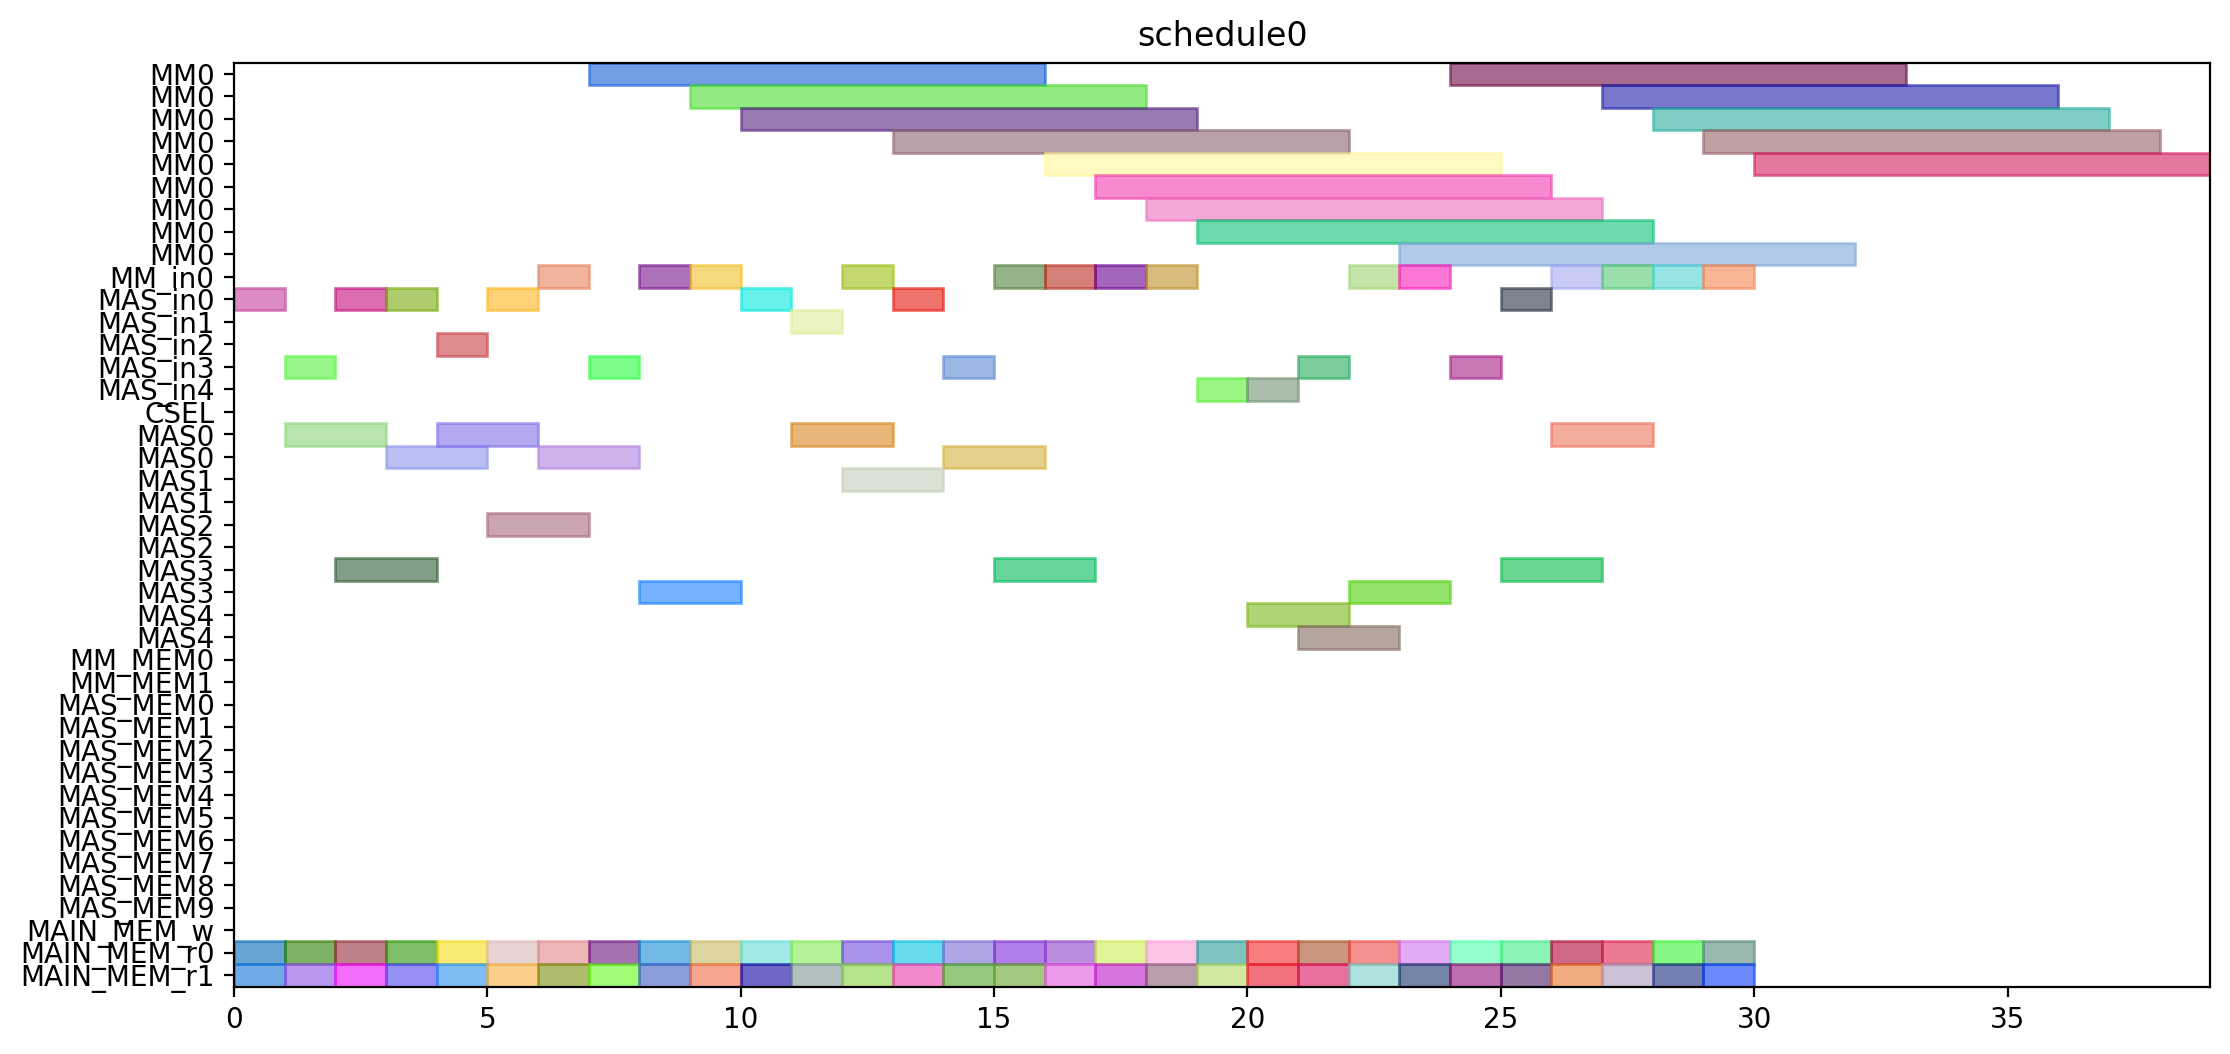

The Python source for this figure:
from pyschedule import Scenario, solvers, plotters, alt


def solve():
	horizon = 120
	S = Scenario("schedule0", horizon=horizon)

	# resource
	MM = S.Resources('MM', num=1, size=9)
	MM_in = S.Resources('MM_in', num=1)
	MAS_in = S.Resources('MAS_in', num=5)
	CSEL = S.Resource('CSEL')
	MAS = S.Resources('MAS', num=5, size=2, periods=range(1, horizon))
	MM_MEM = S.Resources('MM_MEM', num=2)
	MAS_MEM = S.Resources('MAS_MEM', num=10)
	MAIN_MEM_w = S.Resource('MAIN_MEM_w', size=1)
	MAIN_MEM_r = S.Resources('MAIN_MEM_r', num=2)

	# result of previous scheduling

	# new tasks
	r1_t0 = S.Task('r1_t0', length=9, delay_cost=1)
	r1_t0 += alt(MM)
	r1_t0_in = S.Task('r1_t0_in', length=1, delay_cost=1)
	r1_t0_in += alt(MM_in)
	S += r1_t0_in*MM_in[0]<=r1_t0*MM[0]
	r1_t0_mem0 = S.Task('r1_t0_mem0', length=1, delay_cost=1)
	r1_t0_mem0 += MAIN_MEM_r[0]
	S += r1_t0_mem0 <= r1_t0

	r1_t0_mem1 = S.Task('r1_t0_mem1', length=1, delay_cost=1)
	r1_t0_mem1 += MAIN_MEM_r[1]
	S += r1_t0_mem1 <= r1_t0

	r1_t1 = S.Task('r1_t1', length=9, delay_cost=1)
	r1_t1 += alt(MM)
	r1_t1_in = S.Task('r1_t1_in', length=1, delay_cost=1)
	r1_t1_in += alt(MM_in)
	S += r1_t1_in*MM_in[0]<=r1_t1*MM[0]
	r1_t1_mem0 = S.Task('r1_t1_mem0', length=1, delay_cost=1)
	r1_t1_mem0 += MAIN_MEM_r[0]
	S += r1_t1_mem0 <= r1_t1

	r1_t1_mem1 = S.Task('r1_t1_mem1', length=1, delay_cost=1)
	r1_t1_mem1 += MAIN_MEM_r[1]
	S += r1_t1_mem1 <= r1_t1

	r1_t2 = S.Task('r1_t2', length=2, delay_cost=1)
	r1_t2 += alt(MAS)
	r1_t2_in = S.Task('r1_t2_in', length=1, delay_cost=1)
	r1_t2_in += alt(MAS_in)
	S += r1_t2_in*MAS_in[0]<=r1_t2*MAS[0]

	S += r1_t2_in*MAS_in[1]<=r1_t2*MAS[1]

	S += r1_t2_in*MAS_in[2]<=r1_t2*MAS[2]

	S += r1_t2_in*MAS_in[3]<=r1_t2*MAS[3]

	S += r1_t2_in*MAS_in[4]<=r1_t2*MAS[4]

	r1_t2_mem0 = S.Task('r1_t2_mem0', length=1, delay_cost=1)
	r1_t2_mem0 += MAIN_MEM_r[0]
	S += r1_t2_mem0 <= r1_t2

	r1_t2_mem1 = S.Task('r1_t2_mem1', length=1, delay_cost=1)
	r1_t2_mem1 += MAIN_MEM_r[1]
	S += r1_t2_mem1 <= r1_t2

	r1_t3 = S.Task('r1_t3', length=2, delay_cost=1)
	r1_t3 += alt(MAS)
	r1_t3_in = S.Task('r1_t3_in', length=1, delay_cost=1)
	r1_t3_in += alt(MAS_in)
	S += r1_t3_in*MAS_in[0]<=r1_t3*MAS[0]

	S += r1_t3_in*MAS_in[1]<=r1_t3*MAS[1]

	S += r1_t3_in*MAS_in[2]<=r1_t3*MAS[2]

	S += r1_t3_in*MAS_in[3]<=r1_t3*MAS[3]

	S += r1_t3_in*MAS_in[4]<=r1_t3*MAS[4]

	r1_t3_mem0 = S.Task('r1_t3_mem0', length=1, delay_cost=1)
	r1_t3_mem0 += MAIN_MEM_r[0]
	S += r1_t3_mem0 <= r1_t3

	r1_t3_mem1 = S.Task('r1_t3_mem1', length=1, delay_cost=1)
	r1_t3_mem1 += MAIN_MEM_r[1]
	S += r1_t3_mem1 <= r1_t3

	r3_t0 = S.Task('r3_t0', length=9, delay_cost=1)
	r3_t0 += alt(MM)
	r3_t0_in = S.Task('r3_t0_in', length=1, delay_cost=1)
	r3_t0_in += alt(MM_in)
	S += r3_t0_in*MM_in[0]<=r3_t0*MM[0]
	r3_t0_mem0 = S.Task('r3_t0_mem0', length=1, delay_cost=1)
	r3_t0_mem0 += MAIN_MEM_r[0]
	S += r3_t0_mem0 <= r3_t0

	r3_t0_mem1 = S.Task('r3_t0_mem1', length=1, delay_cost=1)
	r3_t0_mem1 += MAIN_MEM_r[1]
	S += r3_t0_mem1 <= r3_t0

	r3_t1 = S.Task('r3_t1', length=9, delay_cost=1)
	r3_t1 += alt(MM)
	r3_t1_in = S.Task('r3_t1_in', length=1, delay_cost=1)
	r3_t1_in += alt(MM_in)
	S += r3_t1_in*MM_in[0]<=r3_t1*MM[0]
	r3_t1_mem0 = S.Task('r3_t1_mem0', length=1, delay_cost=1)
	r3_t1_mem0 += MAIN_MEM_r[0]
	S += r3_t1_mem0 <= r3_t1

	r3_t1_mem1 = S.Task('r3_t1_mem1', length=1, delay_cost=1)
	r3_t1_mem1 += MAIN_MEM_r[1]
	S += r3_t1_mem1 <= r3_t1

	r3_t2 = S.Task('r3_t2', length=2, delay_cost=1)
	r3_t2 += alt(MAS)
	r3_t2_in = S.Task('r3_t2_in', length=1, delay_cost=1)
	r3_t2_in += alt(MAS_in)
	S += r3_t2_in*MAS_in[0]<=r3_t2*MAS[0]

	S += r3_t2_in*MAS_in[1]<=r3_t2*MAS[1]

	S += r3_t2_in*MAS_in[2]<=r3_t2*MAS[2]

	S += r3_t2_in*MAS_in[3]<=r3_t2*MAS[3]

	S += r3_t2_in*MAS_in[4]<=r3_t2*MAS[4]

	r3_t2_mem0 = S.Task('r3_t2_mem0', length=1, delay_cost=1)
	r3_t2_mem0 += MAIN_MEM_r[0]
	S += r3_t2_mem0 <= r3_t2

	r3_t2_mem1 = S.Task('r3_t2_mem1', length=1, delay_cost=1)
	r3_t2_mem1 += MAIN_MEM_r[1]
	S += r3_t2_mem1 <= r3_t2

	r3_t3 = S.Task('r3_t3', length=2, delay_cost=1)
	r3_t3 += alt(MAS)
	r3_t3_in = S.Task('r3_t3_in', length=1, delay_cost=1)
	r3_t3_in += alt(MAS_in)
	S += r3_t3_in*MAS_in[0]<=r3_t3*MAS[0]

	S += r3_t3_in*MAS_in[1]<=r3_t3*MAS[1]

	S += r3_t3_in*MAS_in[2]<=r3_t3*MAS[2]

	S += r3_t3_in*MAS_in[3]<=r3_t3*MAS[3]

	S += r3_t3_in*MAS_in[4]<=r3_t3*MAS[4]

	r3_t3_mem0 = S.Task('r3_t3_mem0', length=1, delay_cost=1)
	r3_t3_mem0 += MAIN_MEM_r[0]
	S += r3_t3_mem0 <= r3_t3

	r3_t3_mem1 = S.Task('r3_t3_mem1', length=1, delay_cost=1)
	r3_t3_mem1 += MAIN_MEM_r[1]
	S += r3_t3_mem1 <= r3_t3

	r4_t0 = S.Task('r4_t0', length=9, delay_cost=1)
	r4_t0 += alt(MM)
	r4_t0_in = S.Task('r4_t0_in', length=1, delay_cost=1)
	r4_t0_in += alt(MM_in)
	S += r4_t0_in*MM_in[0]<=r4_t0*MM[0]
	r4_t0_mem0 = S.Task('r4_t0_mem0', length=1, delay_cost=1)
	r4_t0_mem0 += MAIN_MEM_r[0]
	S += r4_t0_mem0 <= r4_t0

	r4_t0_mem1 = S.Task('r4_t0_mem1', length=1, delay_cost=1)
	r4_t0_mem1 += MAIN_MEM_r[1]
	S += r4_t0_mem1 <= r4_t0

	r4_t1 = S.Task('r4_t1', length=9, delay_cost=1)
	r4_t1 += alt(MM)
	r4_t1_in = S.Task('r4_t1_in', length=1, delay_cost=1)
	r4_t1_in += alt(MM_in)
	S += r4_t1_in*MM_in[0]<=r4_t1*MM[0]
	r4_t1_mem0 = S.Task('r4_t1_mem0', length=1, delay_cost=1)
	r4_t1_mem0 += MAIN_MEM_r[0]
	S += r4_t1_mem0 <= r4_t1

	r4_t1_mem1 = S.Task('r4_t1_mem1', length=1, delay_cost=1)
	r4_t1_mem1 += MAIN_MEM_r[1]
	S += r4_t1_mem1 <= r4_t1

	r4_t2 = S.Task('r4_t2', length=2, delay_cost=1)
	r4_t2 += alt(MAS)
	r4_t2_in = S.Task('r4_t2_in', length=1, delay_cost=1)
	r4_t2_in += alt(MAS_in)
	S += r4_t2_in*MAS_in[0]<=r4_t2*MAS[0]

	S += r4_t2_in*MAS_in[1]<=r4_t2*MAS[1]

	S += r4_t2_in*MAS_in[2]<=r4_t2*MAS[2]

	S += r4_t2_in*MAS_in[3]<=r4_t2*MAS[3]

	S += r4_t2_in*MAS_in[4]<=r4_t2*MAS[4]

	r4_t2_mem0 = S.Task('r4_t2_mem0', length=1, delay_cost=1)
	r4_t2_mem0 += MAIN_MEM_r[0]
	S += r4_t2_mem0 <= r4_t2

	r4_t2_mem1 = S.Task('r4_t2_mem1', length=1, delay_cost=1)
	r4_t2_mem1 += MAIN_MEM_r[1]
	S += r4_t2_mem1 <= r4_t2

	r4_t3 = S.Task('r4_t3', length=2, delay_cost=1)
	r4_t3 += alt(MAS)
	r4_t3_in = S.Task('r4_t3_in', length=1, delay_cost=1)
	r4_t3_in += alt(MAS_in)
	S += r4_t3_in*MAS_in[0]<=r4_t3*MAS[0]

	S += r4_t3_in*MAS_in[1]<=r4_t3*MAS[1]

	S += r4_t3_in*MAS_in[2]<=r4_t3*MAS[2]

	S += r4_t3_in*MAS_in[3]<=r4_t3*MAS[3]

	S += r4_t3_in*MAS_in[4]<=r4_t3*MAS[4]

	r4_t3_mem0 = S.Task('r4_t3_mem0', length=1, delay_cost=1)
	r4_t3_mem0 += MAIN_MEM_r[0]
	S += r4_t3_mem0 <= r4_t3

	r4_t3_mem1 = S.Task('r4_t3_mem1', length=1, delay_cost=1)
	r4_t3_mem1 += MAIN_MEM_r[1]
	S += r4_t3_mem1 <= r4_t3

	r5_t0 = S.Task('r5_t0', length=9, delay_cost=1)
	r5_t0 += alt(MM)
	r5_t0_in = S.Task('r5_t0_in', length=1, delay_cost=1)
	r5_t0_in += alt(MM_in)
	S += r5_t0_in*MM_in[0]<=r5_t0*MM[0]
	r5_t0_mem0 = S.Task('r5_t0_mem0', length=1, delay_cost=1)
	r5_t0_mem0 += MAIN_MEM_r[0]
	S += r5_t0_mem0 <= r5_t0

	r5_t0_mem1 = S.Task('r5_t0_mem1', length=1, delay_cost=1)
	r5_t0_mem1 += MAIN_MEM_r[1]
	S += r5_t0_mem1 <= r5_t0

	r5_t1 = S.Task('r5_t1', length=9, delay_cost=1)
	r5_t1 += alt(MM)
	r5_t1_in = S.Task('r5_t1_in', length=1, delay_cost=1)
	r5_t1_in += alt(MM_in)
	S += r5_t1_in*MM_in[0]<=r5_t1*MM[0]
	r5_t1_mem0 = S.Task('r5_t1_mem0', length=1, delay_cost=1)
	r5_t1_mem0 += MAIN_MEM_r[0]
	S += r5_t1_mem0 <= r5_t1

	r5_t1_mem1 = S.Task('r5_t1_mem1', length=1, delay_cost=1)
	r5_t1_mem1 += MAIN_MEM_r[1]
	S += r5_t1_mem1 <= r5_t1

	r5_t2 = S.Task('r5_t2', length=2, delay_cost=1)
	r5_t2 += alt(MAS)
	r5_t2_in = S.Task('r5_t2_in', length=1, delay_cost=1)
	r5_t2_in += alt(MAS_in)
	S += r5_t2_in*MAS_in[0]<=r5_t2*MAS[0]

	S += r5_t2_in*MAS_in[1]<=r5_t2*MAS[1]

	S += r5_t2_in*MAS_in[2]<=r5_t2*MAS[2]

	S += r5_t2_in*MAS_in[3]<=r5_t2*MAS[3]

	S += r5_t2_in*MAS_in[4]<=r5_t2*MAS[4]

	r5_t2_mem0 = S.Task('r5_t2_mem0', length=1, delay_cost=1)
	r5_t2_mem0 += MAIN_MEM_r[0]
	S += r5_t2_mem0 <= r5_t2

	r5_t2_mem1 = S.Task('r5_t2_mem1', length=1, delay_cost=1)
	r5_t2_mem1 += MAIN_MEM_r[1]
	S += r5_t2_mem1 <= r5_t2

	r5_t3 = S.Task('r5_t3', length=2, delay_cost=1)
	r5_t3 += alt(MAS)
	r5_t3_in = S.Task('r5_t3_in', length=1, delay_cost=1)
	r5_t3_in += alt(MAS_in)
	S += r5_t3_in*MAS_in[0]<=r5_t3*MAS[0]

	S += r5_t3_in*MAS_in[1]<=r5_t3*MAS[1]

	S += r5_t3_in*MAS_in[2]<=r5_t3*MAS[2]

	S += r5_t3_in*MAS_in[3]<=r5_t3*MAS[3]

	S += r5_t3_in*MAS_in[4]<=r5_t3*MAS[4]

	r5_t3_mem0 = S.Task('r5_t3_mem0', length=1, delay_cost=1)
	r5_t3_mem0 += MAIN_MEM_r[0]
	S += r5_t3_mem0 <= r5_t3

	r5_t3_mem1 = S.Task('r5_t3_mem1', length=1, delay_cost=1)
	r5_t3_mem1 += MAIN_MEM_r[1]
	S += r5_t3_mem1 <= r5_t3

	r6_t0 = S.Task('r6_t0', length=9, delay_cost=1)
	r6_t0 += alt(MM)
	r6_t0_in = S.Task('r6_t0_in', length=1, delay_cost=1)
	r6_t0_in += alt(MM_in)
	S += r6_t0_in*MM_in[0]<=r6_t0*MM[0]
	r6_t0_mem0 = S.Task('r6_t0_mem0', length=1, delay_cost=1)
	r6_t0_mem0 += MAIN_MEM_r[0]
	S += r6_t0_mem0 <= r6_t0

	r6_t0_mem1 = S.Task('r6_t0_mem1', length=1, delay_cost=1)
	r6_t0_mem1 += MAIN_MEM_r[1]
	S += r6_t0_mem1 <= r6_t0

	r6_t1 = S.Task('r6_t1', length=9, delay_cost=1)
	r6_t1 += alt(MM)
	r6_t1_in = S.Task('r6_t1_in', length=1, delay_cost=1)
	r6_t1_in += alt(MM_in)
	S += r6_t1_in*MM_in[0]<=r6_t1*MM[0]
	r6_t1_mem0 = S.Task('r6_t1_mem0', length=1, delay_cost=1)
	r6_t1_mem0 += MAIN_MEM_r[0]
	S += r6_t1_mem0 <= r6_t1

	r6_t1_mem1 = S.Task('r6_t1_mem1', length=1, delay_cost=1)
	r6_t1_mem1 += MAIN_MEM_r[1]
	S += r6_t1_mem1 <= r6_t1

	r6_t2 = S.Task('r6_t2', length=2, delay_cost=1)
	r6_t2 += alt(MAS)
	r6_t2_in = S.Task('r6_t2_in', length=1, delay_cost=1)
	r6_t2_in += alt(MAS_in)
	S += r6_t2_in*MAS_in[0]<=r6_t2*MAS[0]

	S += r6_t2_in*MAS_in[1]<=r6_t2*MAS[1]

	S += r6_t2_in*MAS_in[2]<=r6_t2*MAS[2]

	S += r6_t2_in*MAS_in[3]<=r6_t2*MAS[3]

	S += r6_t2_in*MAS_in[4]<=r6_t2*MAS[4]

	r6_t2_mem0 = S.Task('r6_t2_mem0', length=1, delay_cost=1)
	r6_t2_mem0 += MAIN_MEM_r[0]
	S += r6_t2_mem0 <= r6_t2

	r6_t2_mem1 = S.Task('r6_t2_mem1', length=1, delay_cost=1)
	r6_t2_mem1 += MAIN_MEM_r[1]
	S += r6_t2_mem1 <= r6_t2

	r6_t3 = S.Task('r6_t3', length=2, delay_cost=1)
	r6_t3 += alt(MAS)
	r6_t3_in = S.Task('r6_t3_in', length=1, delay_cost=1)
	r6_t3_in += alt(MAS_in)
	S += r6_t3_in*MAS_in[0]<=r6_t3*MAS[0]

	S += r6_t3_in*MAS_in[1]<=r6_t3*MAS[1]

	S += r6_t3_in*MAS_in[2]<=r6_t3*MAS[2]

	S += r6_t3_in*MAS_in[3]<=r6_t3*MAS[3]

	S += r6_t3_in*MAS_in[4]<=r6_t3*MAS[4]

	r6_t3_mem0 = S.Task('r6_t3_mem0', length=1, delay_cost=1)
	r6_t3_mem0 += MAIN_MEM_r[0]
	S += r6_t3_mem0 <= r6_t3

	r6_t3_mem1 = S.Task('r6_t3_mem1', length=1, delay_cost=1)
	r6_t3_mem1 += MAIN_MEM_r[1]
	S += r6_t3_mem1 <= r6_t3

	r9_t2 = S.Task('r9_t2', length=2, delay_cost=1)
	r9_t2 += alt(MAS)
	r9_t2_in = S.Task('r9_t2_in', length=1, delay_cost=1)
	r9_t2_in += alt(MAS_in)
	S += r9_t2_in*MAS_in[0]<=r9_t2*MAS[0]

	S += r9_t2_in*MAS_in[1]<=r9_t2*MAS[1]

	S += r9_t2_in*MAS_in[2]<=r9_t2*MAS[2]

	S += r9_t2_in*MAS_in[3]<=r9_t2*MAS[3]

	S += r9_t2_in*MAS_in[4]<=r9_t2*MAS[4]

	r9_t2_mem0 = S.Task('r9_t2_mem0', length=1, delay_cost=1)
	r9_t2_mem0 += MAIN_MEM_r[0]
	S += r9_t2_mem0 <= r9_t2

	r9_t2_mem1 = S.Task('r9_t2_mem1', length=1, delay_cost=1)
	r9_t2_mem1 += MAIN_MEM_r[1]
	S += r9_t2_mem1 <= r9_t2

	r12_t0 = S.Task('r12_t0', length=9, delay_cost=1)
	r12_t0 += alt(MM)
	r12_t0_in = S.Task('r12_t0_in', length=1, delay_cost=1)
	r12_t0_in += alt(MM_in)
	S += r12_t0_in*MM_in[0]<=r12_t0*MM[0]
	r12_t0_mem0 = S.Task('r12_t0_mem0', length=1, delay_cost=1)
	r12_t0_mem0 += MAIN_MEM_r[0]
	S += r12_t0_mem0 <= r12_t0

	r12_t0_mem1 = S.Task('r12_t0_mem1', length=1, delay_cost=1)
	r12_t0_mem1 += MAIN_MEM_r[1]
	S += r12_t0_mem1 <= r12_t0

	r12_t1 = S.Task('r12_t1', length=9, delay_cost=1)
	r12_t1 += alt(MM)
	r12_t1_in = S.Task('r12_t1_in', length=1, delay_cost=1)
	r12_t1_in += alt(MM_in)
	S += r12_t1_in*MM_in[0]<=r12_t1*MM[0]
	r12_t1_mem0 = S.Task('r12_t1_mem0', length=1, delay_cost=1)
	r12_t1_mem0 += MAIN_MEM_r[0]
	S += r12_t1_mem0 <= r12_t1

	r12_t1_mem1 = S.Task('r12_t1_mem1', length=1, delay_cost=1)
	r12_t1_mem1 += MAIN_MEM_r[1]
	S += r12_t1_mem1 <= r12_t1

	r12_t2 = S.Task('r12_t2', length=2, delay_cost=1)
	r12_t2 += alt(MAS)
	r12_t2_in = S.Task('r12_t2_in', length=1, delay_cost=1)
	r12_t2_in += alt(MAS_in)
	S += r12_t2_in*MAS_in[0]<=r12_t2*MAS[0]

	S += r12_t2_in*MAS_in[1]<=r12_t2*MAS[1]

	S += r12_t2_in*MAS_in[2]<=r12_t2*MAS[2]

	S += r12_t2_in*MAS_in[3]<=r12_t2*MAS[3]

	S += r12_t2_in*MAS_in[4]<=r12_t2*MAS[4]

	r12_t2_mem0 = S.Task('r12_t2_mem0', length=1, delay_cost=1)
	r12_t2_mem0 += MAIN_MEM_r[0]
	S += r12_t2_mem0 <= r12_t2

	r12_t2_mem1 = S.Task('r12_t2_mem1', length=1, delay_cost=1)
	r12_t2_mem1 += MAIN_MEM_r[1]
	S += r12_t2_mem1 <= r12_t2

	r12_t3 = S.Task('r12_t3', length=2, delay_cost=1)
	r12_t3 += alt(MAS)
	r12_t3_in = S.Task('r12_t3_in', length=1, delay_cost=1)
	r12_t3_in += alt(MAS_in)
	S += r12_t3_in*MAS_in[0]<=r12_t3*MAS[0]

	S += r12_t3_in*MAS_in[1]<=r12_t3*MAS[1]

	S += r12_t3_in*MAS_in[2]<=r12_t3*MAS[2]

	S += r12_t3_in*MAS_in[3]<=r12_t3*MAS[3]

	S += r12_t3_in*MAS_in[4]<=r12_t3*MAS[4]

	r12_t3_mem0 = S.Task('r12_t3_mem0', length=1, delay_cost=1)
	r12_t3_mem0 += MAIN_MEM_r[0]
	S += r12_t3_mem0 <= r12_t3

	r12_t3_mem1 = S.Task('r12_t3_mem1', length=1, delay_cost=1)
	r12_t3_mem1 += MAIN_MEM_r[1]
	S += r12_t3_mem1 <= r12_t3

	r13_t0 = S.Task('r13_t0', length=9, delay_cost=1)
	r13_t0 += alt(MM)
	r13_t0_in = S.Task('r13_t0_in', length=1, delay_cost=1)
	r13_t0_in += alt(MM_in)
	S += r13_t0_in*MM_in[0]<=r13_t0*MM[0]
	r13_t0_mem0 = S.Task('r13_t0_mem0', length=1, delay_cost=1)
	r13_t0_mem0 += MAIN_MEM_r[0]
	S += r13_t0_mem0 <= r13_t0

	r13_t0_mem1 = S.Task('r13_t0_mem1', length=1, delay_cost=1)
	r13_t0_mem1 += MAIN_MEM_r[1]
	S += r13_t0_mem1 <= r13_t0

	r13_t1 = S.Task('r13_t1', length=9, delay_cost=1)
	r13_t1 += alt(MM)
	r13_t1_in = S.Task('r13_t1_in', length=1, delay_cost=1)
	r13_t1_in += alt(MM_in)
	S += r13_t1_in*MM_in[0]<=r13_t1*MM[0]
	r13_t1_mem0 = S.Task('r13_t1_mem0', length=1, delay_cost=1)
	r13_t1_mem0 += MAIN_MEM_r[0]
	S += r13_t1_mem0 <= r13_t1

	r13_t1_mem1 = S.Task('r13_t1_mem1', length=1, delay_cost=1)
	r13_t1_mem1 += MAIN_MEM_r[1]
	S += r13_t1_mem1 <= r13_t1

	r13_t2 = S.Task('r13_t2', length=2, delay_cost=1)
	r13_t2 += alt(MAS)
	r13_t2_in = S.Task('r13_t2_in', length=1, delay_cost=1)
	r13_t2_in += alt(MAS_in)
	S += r13_t2_in*MAS_in[0]<=r13_t2*MAS[0]

	S += r13_t2_in*MAS_in[1]<=r13_t2*MAS[1]

	S += r13_t2_in*MAS_in[2]<=r13_t2*MAS[2]

	S += r13_t2_in*MAS_in[3]<=r13_t2*MAS[3]

	S += r13_t2_in*MAS_in[4]<=r13_t2*MAS[4]

	r13_t2_mem0 = S.Task('r13_t2_mem0', length=1, delay_cost=1)
	r13_t2_mem0 += MAIN_MEM_r[0]
	S += r13_t2_mem0 <= r13_t2

	r13_t2_mem1 = S.Task('r13_t2_mem1', length=1, delay_cost=1)
	r13_t2_mem1 += MAIN_MEM_r[1]
	S += r13_t2_mem1 <= r13_t2

	r13_t3 = S.Task('r13_t3', length=2, delay_cost=1)
	r13_t3 += alt(MAS)
	r13_t3_in = S.Task('r13_t3_in', length=1, delay_cost=1)
	r13_t3_in += alt(MAS_in)
	S += r13_t3_in*MAS_in[0]<=r13_t3*MAS[0]

	S += r13_t3_in*MAS_in[1]<=r13_t3*MAS[1]

	S += r13_t3_in*MAS_in[2]<=r13_t3*MAS[2]

	S += r13_t3_in*MAS_in[3]<=r13_t3*MAS[3]

	S += r13_t3_in*MAS_in[4]<=r13_t3*MAS[4]

	r13_t3_mem0 = S.Task('r13_t3_mem0', length=1, delay_cost=1)
	r13_t3_mem0 += MAIN_MEM_r[0]
	S += r13_t3_mem0 <= r13_t3

	r13_t3_mem1 = S.Task('r13_t3_mem1', length=1, delay_cost=1)
	r13_t3_mem1 += MAIN_MEM_r[1]
	S += r13_t3_mem1 <= r13_t3

	r16_t3 = S.Task('r16_t3', length=2, delay_cost=1)
	r16_t3 += alt(MAS)
	r16_t3_in = S.Task('r16_t3_in', length=1, delay_cost=1)
	r16_t3_in += alt(MAS_in)
	S += r16_t3_in*MAS_in[0]<=r16_t3*MAS[0]

	S += r16_t3_in*MAS_in[1]<=r16_t3*MAS[1]

	S += r16_t3_in*MAS_in[2]<=r16_t3*MAS[2]

	S += r16_t3_in*MAS_in[3]<=r16_t3*MAS[3]

	S += r16_t3_in*MAS_in[4]<=r16_t3*MAS[4]

	r16_t3_mem0 = S.Task('r16_t3_mem0', length=1, delay_cost=1)
	r16_t3_mem0 += MAIN_MEM_r[0]
	S += r16_t3_mem0 <= r16_t3

	r16_t3_mem1 = S.Task('r16_t3_mem1', length=1, delay_cost=1)
	r16_t3_mem1 += MAIN_MEM_r[1]
	S += r16_t3_mem1 <= r16_t3

	solvers.mip.solve(S,msg=1,kind='CPLEX',ratio_gap=1.01)

	solution = [['hoge']*len(S.solution()[1]) for i in range(len(S.solution()))]
	for i in range(len(S.solution())):
		for j in range(len(S.solution()[i])):
			solution[i][j]=str(S.solution()[i][j])
	print(solution)

	cycles = int(solution[-1][3])

	pic_file_name = "/mnt/rose/usr1/fukuda/ABE/multiRAM_multiMAS_16mux/scheduling_result/stage9MM1_stage2MAS5/EP2_YRECOVER/schedule0.png"
	if(S.solution() != []):
		plotters.matplotlib.plot(S,img_filename=pic_file_name, show_task_labels=False, fig_size=(cycles*0.25+3, 6))

	return solution
